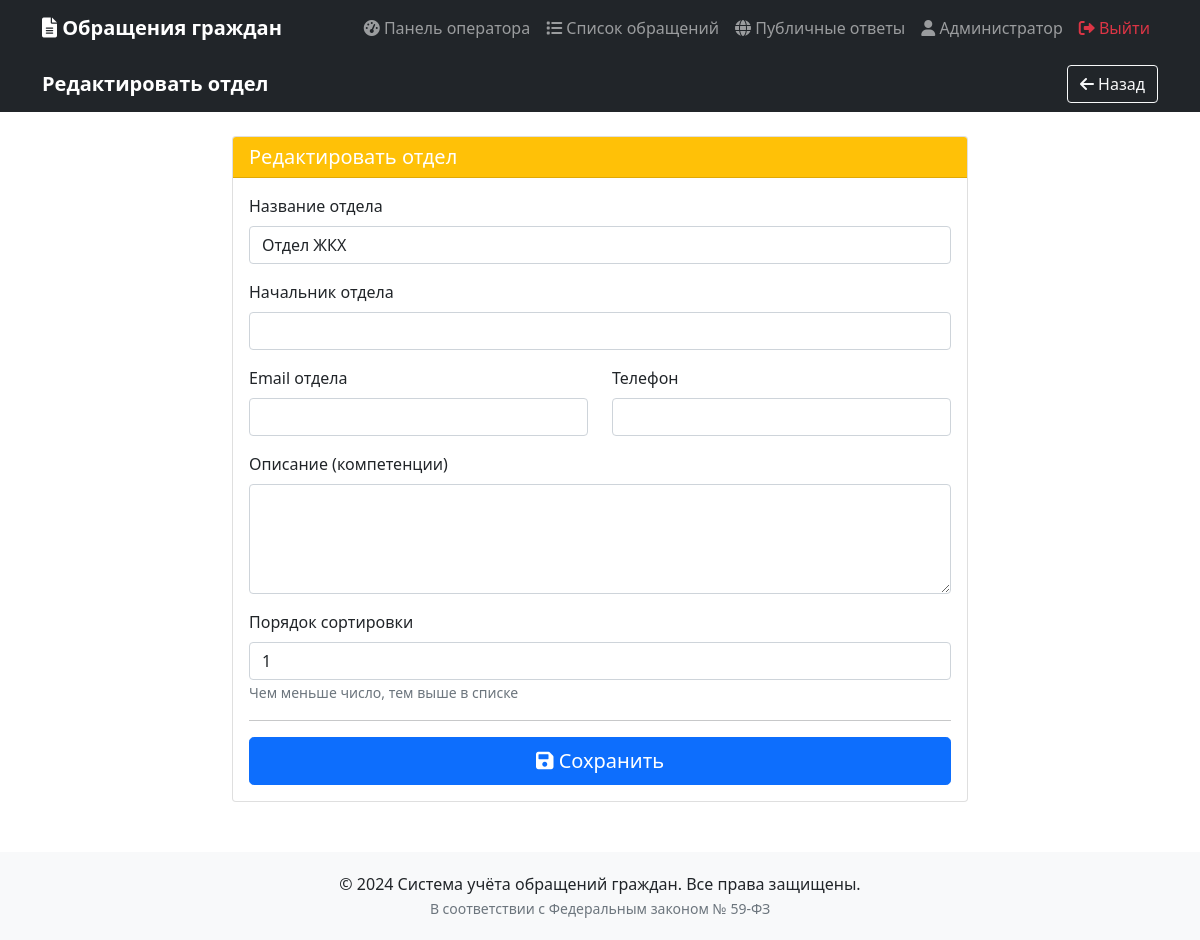
Page /departments/1/edit (signed in) on the committed database.
### models.py (models this page shows, shortened)
class User(db.Model):
    __tablename__ = 'users'
    id = db.Column(db.Integer, primary_key=True)
    username = db.Column(db.String(80), unique=True, nullable=False)
    password_hash = db.Column(db.String(200), nullable=False)
    role = db.Column(db.String(20), default='client')  # admin, operator, secretary, executor, client
    full_name = db.Column(db.String(200), nullable=False)
    email = db.Column(db.String(100), unique=True)
    phone = db.Column(db.String(20))
    notes = db.Column(db.Text)
    is_active = db.Column(db.Boolean, default=True)
    created_at = db.Column(db.DateTime, default=datetime.now)
    last_login = db.Column(db.DateTime)
    def is_admin(self):
        return self.role == 'admin'

class Department(db.Model):
    __tablename__ = 'departments'
    id = db.Column(db.Integer, primary_key=True)
    name = db.Column(db.String(200), nullable=False)
    description = db.Column(db.Text)
    head_name = db.Column(db.String(200))
    email = db.Column(db.String(100))
    phone = db.Column(db.String(20))
    sort_order = db.Column(db.Integer, default=0)
    created_at = db.Column(db.DateTime, default=datetime.now)

### app.py (the view, shortened to what this page needs)
@app.route('/departments/<int:id>/edit', methods=['GET', 'POST'])
@admin_required
def department_edit(id):
    department = Department.query.get_or_404(id)
    form = DepartmentForm(obj=department)
    return render_template('department_form.html', form=form, title='Редактировать отдел', department=department)

### forms.py
class DepartmentForm(FlaskForm):
    name = StringField('Название отдела', validators=[DataRequired(), Length(max=200)])
    description = TextAreaField('Описание (компетенции)', validators=[Length(max=1000)])
    head_name = StringField('Начальник отдела', validators=[Length(max=200)])
    email = StringField('Email отдела', validators=[Email(), Length(max=100)])
    phone = StringField('Телефон', validators=[Length(max=20), validate_phone])
    sort_order = IntegerField('Порядок сортировки', default=0)
    submit = SubmitField('Сохранить')

### app.py (called while the page is built)
def admin_required(f):
    @wraps(f)
    def decorated_function(*args, **kwargs):
        if 'user_id' not in session:
            flash('Пожалуйста, войдите в систему', 'warning')
            return redirect(url_for('login'))
        user = User.query.get(session['user_id'])
        if not user:
            session.clear()
            flash('Сессия устарела. Пожалуйста, войдите снова.', 'warning')
            return redirect(url_for('login'))
        if not user.is_admin():
            flash('Доступ запрещён. Требуются права администратора.', 'danger')
            return redirect(url_for('index'))
        return f(*args, **kwargs)
    return decorated_function

### templates/department_form.html (shortened to what this page needs)
{% extends "base.html" %}
{% block content %}
<nav class="navbar navbar-dark bg-dark">
    <div class="container">
        <a class="navbar-brand" href="/departments">{{ title }}</a>
        <a href="/departments" class="btn btn-outline-light">
            <i class="fas fa-arrow-left"></i> Назад
        </a>
    </div>
</nav>
<div class="container mt-4">
    <div class="row justify-content-center">
        <div class="col-md-8">
            <div class="card">
                <div class="card-header bg-{{ 'warning' if department else 'success' }} text-white">
                    <h5 class="mb-0">{{ title }}</h5>
                </div>
                <div class="card-body">
                    <form method="POST">
                        <div class="mb-3">
                            {{ form.name.label(class="form-label") }}
                            {{ form.name(class="form-control") }}
                        </div>
                        <div class="mb-3">
                            {{ form.head_name.label(class="form-label") }}
                            {{ form.head_name(class="form-control") }}
                        </div>
                        <div class="row">
                            <div class="col-md-6 mb-3">
                                {{ form.email.label(class="form-label") }}
                                {{ form.email(class="form-control") }}
                            </div>
                            <div class="col-md-6 mb-3">
                                {{ form.phone.label(class="form-label") }}
                                {{ form.phone(class="form-control") }}
                            </div>
                        </div>
                        <div class="mb-3">
                            {{ form.description.label(class="form-label") }}
                            {{ form.description(class="form-control", rows=4) }}
                        </div>
                        <div class="mb-3">
                            {{ form.sort_order.label(class="form-label") }}
                            {{ form.sort_order(class="form-control", type="number") }}
                            <small class="text-muted">Чем меньше число, тем выше в списке</small>
                        </div>
                        <hr>
                        <div class="d-grid">
                            <button type="submit" class="btn btn-primary btn-lg">
                                <i class="fas fa-save"></i> Сохранить
                            </button>
                        </div>
                    </form>
                </div>
            </div>
        </div>
    </div>
</div>
{% endblock %}

### templates/base.html (shortened to what this page needs)
<!DOCTYPE html>
<html lang="ru">
<head>
    <link href="https://cdn.jsdelivr.net/npm/bootstrap@5.1.3/dist/css/bootstrap.min.css" rel="stylesheet">
    <link rel="stylesheet" href="https://cdnjs.cloudflare.com/ajax/libs/font-awesome/6.0.0/css/all.min.css">
</head>
<body>
    <nav class="navbar navbar-expand-lg navbar-dark bg-dark">
        <div class="container">
            <a class="navbar-brand" href="/">
                <i class="fas fa-file-alt"></i> Обращения граждан
            </a>
            <div class="collapse navbar-collapse" id="navbarNav">
                <ul class="navbar-nav ms-auto">
                    {% if session.user_id %}
                        {% if session.role == 'client' %}
                        <li class="nav-item">
                            <a class="nav-link" href="/dashboard">
                                <i class="fas fa-tachometer-alt"></i> Мои обращения
                            </a>
                        </li>
                        <li class="nav-item">
                            <a class="nav-link" href="/client/appeal/add">
                                <i class="fas fa-plus"></i> Новое обращение
                            </a>
                        </li>
                        {% else %}
                        <li class="nav-item">
                            <a class="nav-link" href="/operator">
                                <i class="fas fa-tachometer-alt"></i> Панель оператора
                            </a>
                        </li>
                        <li class="nav-item">
                            <a class="nav-link" href="/operator/appeals">
                                <i class="fas fa-list"></i> Список обращений
                            </a>
                        </li>
                        {% endif %}
                        <li class="nav-item">
                            <a class="nav-link" href="/public-appeals">
                                <i class="fas fa-globe"></i> Публичные ответы
                            </a>
                        </li>
                        <li class="nav-item">
                            <a class="nav-link" href="/profile">
                                <i class="fas fa-user"></i> {{ session.full_name or session.username }}
                            </a>
                        </li>
                        <li class="nav-item">
                            <a class="nav-link text-danger" href="/logout">
                                <i class="fas fa-sign-out-alt"></i> Выйти
                            </a>
                        </li>
                    {% endif %}
                </ul>
            </div>
        </div>
    </nav>
    {% block content %}{% endblock %}
    <footer class="footer">
        <div class="container">
            <p class="mb-0">&copy; 2024 Система учёта обращений граждан. Все права защищены.</p>
            <small class="text-muted">В соответствии с Федеральным законом № 59-ФЗ</small>
        </div>
    </footer>
</body>
</html>

### templates/base.html (style rules this page uses)
.navbar-brand { font-weight: bold; }
.footer { margin-top: 50px; padding: 20px 0; background-color: #f8f9fa; text-align: center; }

### rows in the picture
User: full_name "Администратор"
Department: name "Отдел ЖКХ", sort_order "1"

### other values in the picture
{{ title }} "Редактировать отдел"
